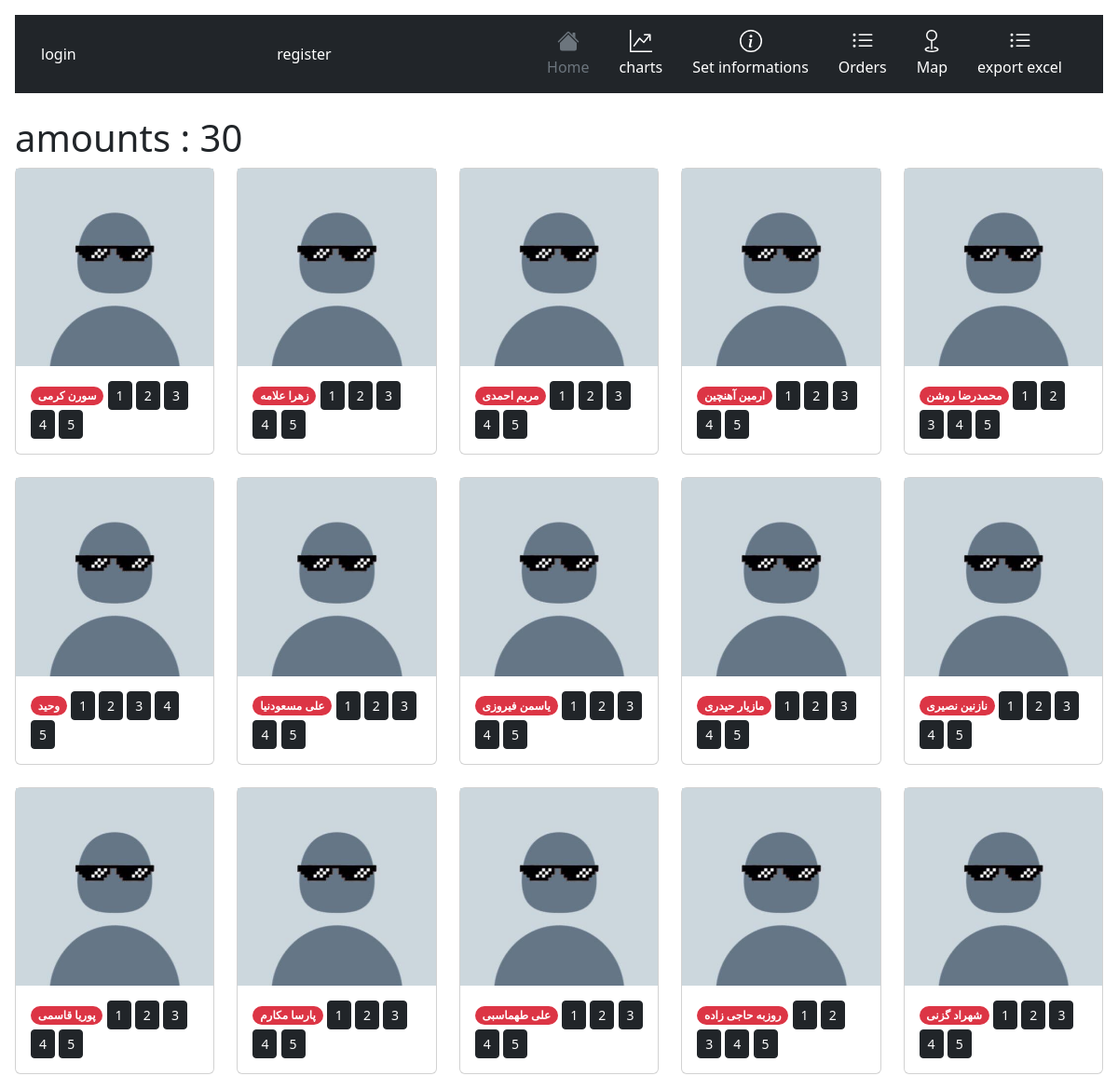
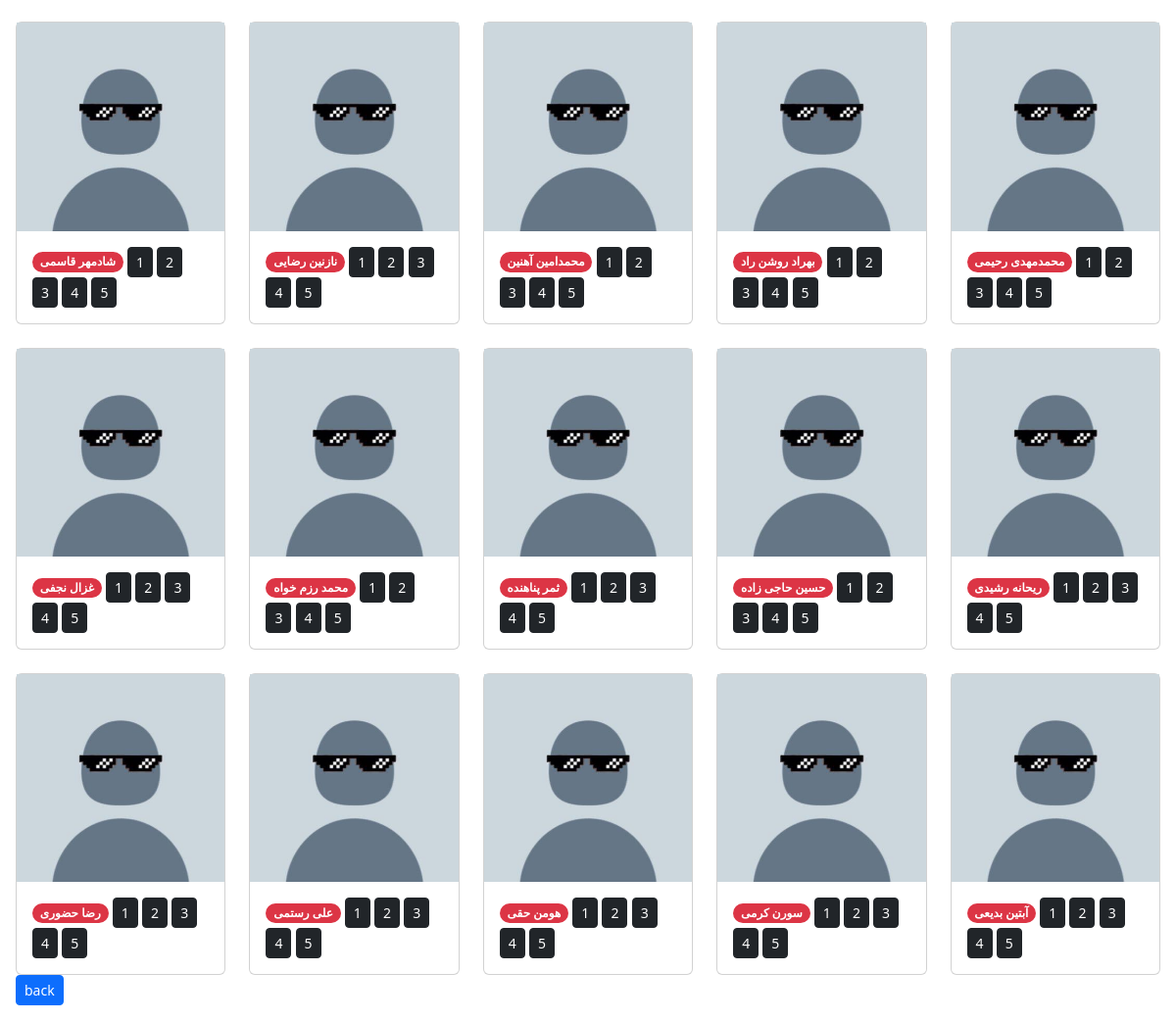
Screenshot of /setRateByCityList/Shiraz/ with the database file from the repository (2 pictures, top to bottom).
### accounts/models.py (models this page shows, shortened)
class User(AbstractBaseUser):
    status_reason = (
        ('u' , "sutech"),
        ('h', "highschool"),
        ('a' , "Friend"),
        ('g' , "game"),
        ('s' , "school"),
        ('o' , "other"),
        ('f' , "family"),
        ('i' , "instagram"),
        ('y' , "iust"),
    )
    status_gender = (
        ('m',"male"),
        ('f',"female")
    )
    username = models.CharField(unique=True, max_length=100)
    name = models.CharField(max_length=100, null=True, blank=True)
    is_admin = models.BooleanField(default=False)
    is_active = models.BooleanField(default=True)
    Avatar = models.ImageField(upload_to="images/Avatar",blank=True,null=True)
    gender = models.CharField(max_length=1,choices = status_gender,default='m')
    code = models.IntegerField(blank=True,null=True)
    reason = models.CharField(max_length=1,choices = status_reason)
    city = models.ForeignKey(City,on_delete=models.CASCADE,related_name="user",blank=True,null=True)
    birthdate = models.DateField(null=True, blank=True)
    USERNAME_FIELD = 'username'
    REQUIRED_FIELDS = ['name']
    objects = MyUserManager()

### info/views.py (the view)
# urls.py: path('setRateByCityList/<slug:cityName>/',setRateByCityList,name="setRateByCityList"),
def setRateByCityList(request,cityName):
    city = City.objects.get(name = cityName)
    users = User.objects.filter(city = city)
    amount = 0
    for user in users:
        amount += 1
    cities = City.objects.all()
    return render(request,'info/sets/rate/setRateByCity.html',{"cities" : cities,'users' : users,'amount':amount,'city':cityName})

### info/templates/info/sets/rate/setRateByCity.html (shortened to what this page needs)
{% extends 'info/base.html' %}
{% load static %}
{% block content %}
<h1>amounts : {{amount}}</h1>
<div class="row row-cols-2 row-cols-md-5 g-4">
    {% for user in users %}
          <div class="col">
            <div class="card">
                <img src="{% if user.Avatar %}{{user.Avatar.url}}{% else %}{% static 'panel/m.jfif' %}{% endif %}" >
              <div class="card-body">
                <span class="badge rounded-pill text-bg-danger">{{user.name}}</span>
                  <a class="btn btn-dark btn-sm" href="{% url 'info:setRate' user.username 1 %}" role="button">1</a>
                  <a class="btn btn-dark btn-sm" href="{% url 'info:setRate' user.username 2 %}" role="button">2</a>
                  <a class="btn btn-dark btn-sm" href="{% url 'info:setRate' user.username 3 %}" role="button">3</a>
                  <a class="btn btn-dark btn-sm" href="{% url 'info:setRate' user.username 4 %}" role="button">4</a>
                  <a class="btn btn-dark btn-sm" href="{% url 'info:setRate' user.username 5 %}" role="button">5</a>
              </div>
            </div>
          </div>
    {% endfor %}
</div>
<a class="btn btn-primary btn-sm" href="{% url 'info:setRateByCityPage' %}" role="button">back</a>
{% endblock %}

### rows the page displays
User: name "سورن کرمی"
User: name "زهرا علامه"
User: name "مریم احمدی"
User: name "ارمین آهنچین"
User: name "محمدرضا روشن"
User: name "وحید"
User: name "علی مسعودنیا"
User: name "یاسمن فیروزی"
User: name "مازیار حیدری"
User: name "نازنین نصیری"
User: name "پوریا قاسمی"
User: name "پارسا مکارم"
User: name "علی طهماسبی"
User: name "روزبه حاجی زاده"
User: name "شهراد گزنی"
User: name "شادمهر قاسمی"
User: name "نازنین رضایی"
User: name "محمدامین آهنین"
User: name "بهراد روشن راد"
User: name "محمدمهدی رحیمی"
User: name "غزال نجفی"
User: name "محمد رزم خواه"
User: name "ثمر پناهنده"
User: name "حسین حاجی زاده"
User: name "ریحانه رشیدی"
User: name "رضا حضوری"
User: name "علی رستمی"
User: name "هومن حقی"
User: name "سورن کرمی"
User: name "آبتین بدیعی"

### other values shown
{{ amount }} "30"
